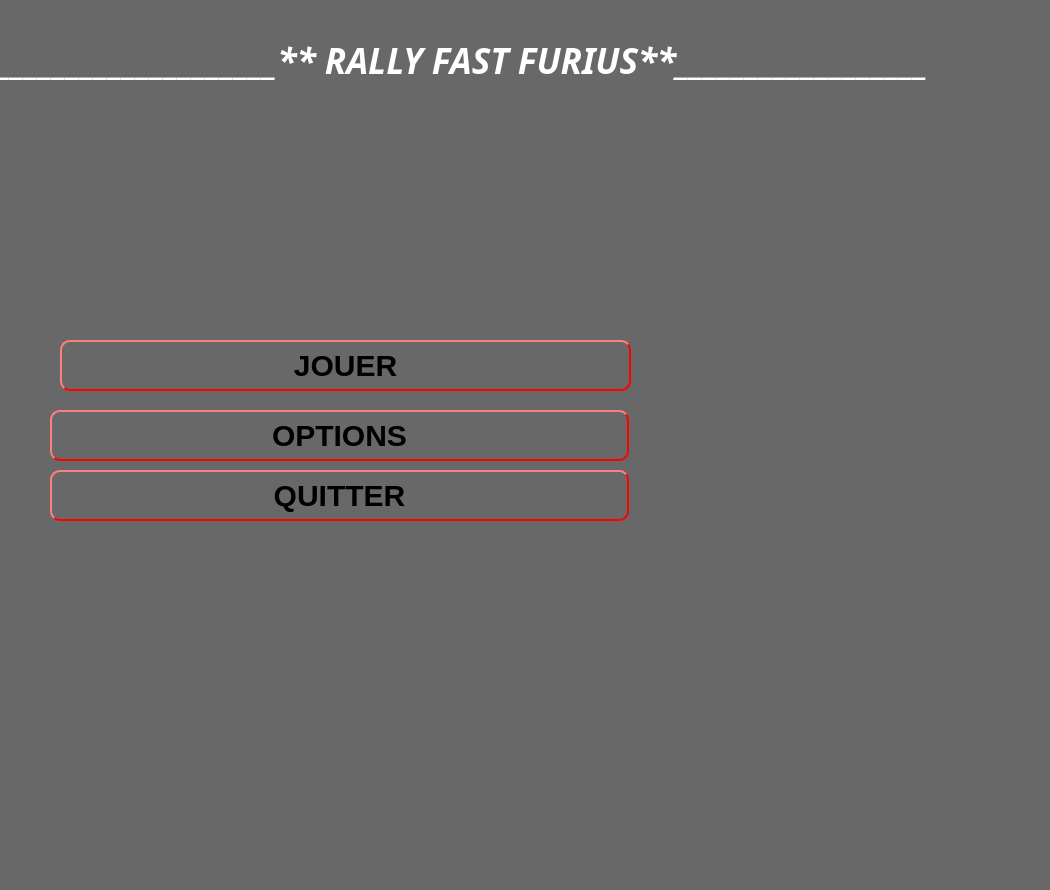
<?xml version="1.0" encoding="UTF-8"?>
<ui version="4.0">
 <class>Fenetre</class>
 <widget class="QWidget" name="Fenetre">
  <property name="geometry">
   <rect>
    <x>0</x>
    <y>0</y>
    <width>1050</width>
    <height>890</height>
   </rect>
  </property>
  <property name="maximumSize">
   <size>
    <width>16777215</width>
    <height>9154</height>
   </size>
  </property>
  <property name="mouseTracking">
   <bool>true</bool>
  </property>
  <property name="windowTitle">
   <string>Form</string>
  </property>
  <property name="windowIcon">
   <iconset>
    <normaloff>images/background/realracing3.jpg</normaloff>images/background/realracing3.jpg</iconset>
  </property>
  <property name="autoFillBackground">
   <bool>false</bool>
  </property>
  <property name="styleSheet">
   <string notr="true">QWidget {background-color: rgb(104, 104, 104);

}
QPushButton {
   /* background-color: beige;*/
    background: qlineargradient(x1: 0, y1: 0, x2: 0, y2: 1,
                                stop: 0 #D3D3D3, stop: 0.4 #D8D8D8,
                                stop: 0.5 #DDDDDD, stop: 1.0 #E1E1E1);
    border-style: outset;
    border-width: 2px;
    border-radius: 10px;
    border-color: red;
    font: bold  30px;
    min-width: 10em;
    padding: 6px;
}
QPushButton:hover {

    background-color:  rgb(104, 104, 104);
color: beige;
    border-style: inset;

}
QPushButton:pressed {

    background-color:  rgb(104, 104, 104);
color: beige;
    border-style: inset;

}</string>
  </property>
  <layout class="QVBoxLayout" name="verticalLayout">
   <property name="spacing">
    <number>0</number>
   </property>
   <property name="margin">
    <number>0</number>
   </property>
   <item>
    <widget class="QStackedWidget" name="stackedWidget">
     <property name="enabled">
      <bool>true</bool>
     </property>
     <property name="currentIndex">
      <number>0</number>
     </property>
     <widget class="QWidget" name="waccueil">
      <property name="styleSheet">
       <string notr="true">/*background-image: url('Z:/python_worksapce/Rally_Breizh_Furious/images/background/realracing3.jpg');
*/</string>
      </property>
      <widget class="QLabel" name="label_titre">
       <property name="geometry">
        <rect>
         <x>-190</x>
         <y>-30</y>
         <width>1292</width>
         <height>181</height>
        </rect>
       </property>
       <property name="font">
        <font>
         <family>Franklin Gothic Medium Cond</family>
         <pointsize>26</pointsize>
         <weight>75</weight>
         <italic>true</italic>
         <bold>true</bold>
         <underline>false</underline>
        </font>
       </property>
       <property name="styleSheet">
        <string notr="true">color: rgb(255, 255, 255);
background-color: rgba(255, 255, 255,0);</string>
       </property>
       <property name="text">
        <string>_____________________** RALLY FAST FURIUS**__________________</string>
       </property>
       <property name="alignment">
        <set>Qt::AlignCenter</set>
       </property>
      </widget>
      <widget class="QLabel" name="label">
       <property name="geometry">
        <rect>
         <x>0</x>
         <y>130</y>
         <width>1231</width>
         <height>781</height>
        </rect>
       </property>
       <property name="text">
        <string/>
       </property>
       <property name="pixmap">
        <pixmap>images/background/realracing3.jpg</pixmap>
       </property>
       <property name="scaledContents">
        <bool>true</bool>
       </property>
      </widget>
      <widget class="QPushButton" name="btnOptions">
       <property name="geometry">
        <rect>
         <x>50</x>
         <y>410</y>
         <width>579</width>
         <height>51</height>
        </rect>
       </property>
       <property name="text">
        <string>OPTIONS</string>
       </property>
      </widget>
      <widget class="QPushButton" name="btnQuitter">
       <property name="geometry">
        <rect>
         <x>50</x>
         <y>470</y>
         <width>579</width>
         <height>51</height>
        </rect>
       </property>
       <property name="font">
        <font>
         <pointsize>-1</pointsize>
         <weight>75</weight>
         <italic>false</italic>
         <bold>true</bold>
        </font>
       </property>
       <property name="text">
        <string>QUITTER</string>
       </property>
      </widget>
      <widget class="QPushButton" name="btnJouer">
       <property name="geometry">
        <rect>
         <x>60</x>
         <y>340</y>
         <width>571</width>
         <height>51</height>
        </rect>
       </property>
       <property name="text">
        <string>JOUER</string>
       </property>
      </widget>
      <zorder>label</zorder>
      <zorder>btnOptions</zorder>
      <zorder>btnQuitter</zorder>
      <zorder>label_titre</zorder>
      <zorder>btnJouer</zorder>
     </widget>
     <widget class="QWidget" name="joueurs">
      <widget class="QPushButton" name="btnJoueurs">
       <property name="geometry">
        <rect>
         <x>60</x>
         <y>340</y>
         <width>571</width>
         <height>51</height>
        </rect>
       </property>
       <property name="text">
        <string>1 JOUEUR</string>
       </property>
      </widget>
      <widget class="QPushButton" name="btonChoixOrdianateurs">
       <property name="geometry">
        <rect>
         <x>50</x>
         <y>490</y>
         <width>571</width>
         <height>51</height>
        </rect>
       </property>
       <property name="text">
        <string>ORDINATEURS</string>
       </property>
      </widget>
      <widget class="QLabel" name="label_2">
       <property name="geometry">
        <rect>
         <x>-250</x>
         <y>20</y>
         <width>1181</width>
         <height>81</height>
        </rect>
       </property>
       <property name="font">
        <font>
         <family>Franklin Gothic Medium</family>
         <pointsize>26</pointsize>
         <weight>75</weight>
         <italic>true</italic>
         <bold>true</bold>
        </font>
       </property>
       <property name="styleSheet">
        <string notr="true">color: rgb(255, 255, 255);</string>
       </property>
       <property name="text">
        <string>_____________________** RALLY FAST FURIUS**__________________</string>
       </property>
      </widget>
      <widget class="QLabel" name="labelbackground2">
       <property name="geometry">
        <rect>
         <x>-30</x>
         <y>140</y>
         <width>1401</width>
         <height>781</height>
        </rect>
       </property>
       <property name="text">
        <string/>
       </property>
       <property name="pixmap">
        <pixmap>images/background/realracing3.jpg</pixmap>
       </property>
       <property name="scaledContents">
        <bool>true</bool>
       </property>
      </widget>
      <widget class="QPushButton" name="pushButton_2">
       <property name="geometry">
        <rect>
         <x>60</x>
         <y>420</y>
         <width>571</width>
         <height>51</height>
        </rect>
       </property>
       <property name="text">
        <string>2 Joueurs</string>
       </property>
      </widget>
      <zorder>labelbackground2</zorder>
      <zorder>btnJoueurs</zorder>
      <zorder>btonChoixOrdianateurs</zorder>
      <zorder>label_2</zorder>
      <zorder>pushButton_2</zorder>
     </widget>
     <widget class="QWidget" name="voitures">
      <widget class="QLabel" name="label_3">
       <property name="geometry">
        <rect>
         <x>70</x>
         <y>70</y>
         <width>1244</width>
         <height>38</height>
        </rect>
       </property>
       <property name="font">
        <font>
         <family>Franklin Gothic Medium Cond</family>
         <pointsize>20</pointsize>
         <weight>75</weight>
         <italic>false</italic>
         <bold>true</bold>
         <underline>false</underline>
        </font>
       </property>
       <property name="styleSheet">
        <string notr="true">color: rgb(255, 255, 255);
background-color: rgba(255, 255, 255,0);</string>
       </property>
       <property name="text">
        <string>CHOISISSEZ VOTRE CAR </string>
       </property>
      </widget>
      <widget class="QPushButton" name="btnSuivant">
       <property name="geometry">
        <rect>
         <x>550</x>
         <y>820</y>
         <width>461</width>
         <height>51</height>
        </rect>
       </property>
       <property name="font">
        <font>
         <pointsize>-1</pointsize>
         <weight>75</weight>
         <italic>false</italic>
         <bold>true</bold>
        </font>
       </property>
       <property name="text">
        <string>SUIVANT &gt;</string>
       </property>
      </widget>
      <widget class="QPushButton" name="btnPrecedent">
       <property name="geometry">
        <rect>
         <x>20</x>
         <y>820</y>
         <width>496</width>
         <height>51</height>
        </rect>
       </property>
       <property name="font">
        <font>
         <pointsize>-1</pointsize>
         <weight>75</weight>
         <italic>false</italic>
         <bold>true</bold>
        </font>
       </property>
       <property name="text">
        <string>&lt; PRECEDENT</string>
       </property>
      </widget>
      <widget class="QLabel" name="label_4">
       <property name="geometry">
        <rect>
         <x>680</x>
         <y>200</y>
         <width>761</width>
         <height>38</height>
        </rect>
       </property>
       <property name="font">
        <font>
         <family>Franklin Gothic Medium Cond</family>
         <pointsize>20</pointsize>
         <weight>75</weight>
         <italic>false</italic>
         <bold>true</bold>
         <underline>false</underline>
        </font>
       </property>
       <property name="styleSheet">
        <string notr="true">color: rgb(255, 255, 255);
background-color: rgba(255, 255, 255,0);</string>
       </property>
       <property name="text">
        <string>VITESSE MAX:</string>
       </property>
      </widget>
      <widget class="QLabel" name="label_5">
       <property name="geometry">
        <rect>
         <x>690</x>
         <y>310</y>
         <width>761</width>
         <height>41</height>
        </rect>
       </property>
       <property name="font">
        <font>
         <family>Franklin Gothic Medium Cond</family>
         <pointsize>20</pointsize>
         <weight>75</weight>
         <italic>false</italic>
         <bold>true</bold>
         <underline>false</underline>
        </font>
       </property>
       <property name="styleSheet">
        <string notr="true">color: rgb(255, 255, 255);
background-color: rgba(255, 255, 255,0);</string>
       </property>
       <property name="text">
        <string>RESERVOIR:</string>
       </property>
      </widget>
      <widget class="QLabel" name="label_6">
       <property name="geometry">
        <rect>
         <x>870</x>
         <y>200</y>
         <width>761</width>
         <height>38</height>
        </rect>
       </property>
       <property name="font">
        <font>
         <family>Franklin Gothic Medium Cond</family>
         <pointsize>20</pointsize>
         <weight>75</weight>
         <italic>false</italic>
         <bold>true</bold>
         <underline>false</underline>
        </font>
       </property>
       <property name="styleSheet">
        <string notr="true">color: rgb(255, 255, 255);
background-color: rgba(255, 255, 255,0);</string>
       </property>
       <property name="text">
        <string>200km/h</string>
       </property>
      </widget>
      <widget class="QLabel" name="label_7">
       <property name="geometry">
        <rect>
         <x>870</x>
         <y>310</y>
         <width>761</width>
         <height>38</height>
        </rect>
       </property>
       <property name="font">
        <font>
         <family>Franklin Gothic Medium Cond</family>
         <pointsize>20</pointsize>
         <weight>75</weight>
         <italic>false</italic>
         <bold>true</bold>
         <underline>false</underline>
        </font>
       </property>
       <property name="styleSheet">
        <string notr="true">color: rgb(255, 255, 255);
background-color: rgba(255, 255, 255,0);</string>
       </property>
       <property name="text">
        <string>100L</string>
       </property>
      </widget>
      <widget class="QLabel" name="label_8">
       <property name="geometry">
        <rect>
         <x>140</x>
         <y>300</y>
         <width>201</width>
         <height>331</height>
        </rect>
       </property>
       <property name="text">
        <string/>
       </property>
       <property name="pixmap">
        <pixmap>images/car/v7.png</pixmap>
       </property>
       <property name="scaledContents">
        <bool>true</bool>
       </property>
      </widget>
     </widget>
     <widget class="QWidget" name="circuits">
      <widget class="QLabel" name="label_9">
       <property name="geometry">
        <rect>
         <x>40</x>
         <y>80</y>
         <width>1244</width>
         <height>38</height>
        </rect>
       </property>
       <property name="font">
        <font>
         <family>Franklin Gothic Medium Cond</family>
         <pointsize>20</pointsize>
         <weight>75</weight>
         <italic>false</italic>
         <bold>true</bold>
         <underline>false</underline>
        </font>
       </property>
       <property name="styleSheet">
        <string notr="true">color: rgb(255, 255, 255);
background-color: rgba(255, 255, 255,0);</string>
       </property>
       <property name="text">
        <string>CHOISISSEZ VOTRE CIRCUIT</string>
       </property>
      </widget>
      <widget class="QPushButton" name="btnSuivantCircuit">
       <property name="geometry">
        <rect>
         <x>550</x>
         <y>810</y>
         <width>496</width>
         <height>51</height>
        </rect>
       </property>
       <property name="font">
        <font>
         <pointsize>-1</pointsize>
         <weight>75</weight>
         <italic>false</italic>
         <bold>true</bold>
        </font>
       </property>
       <property name="text">
        <string>SUIVANT &gt;</string>
       </property>
      </widget>
      <widget class="QPushButton" name="btnPrecedentCircuit">
       <property name="geometry">
        <rect>
         <x>20</x>
         <y>810</y>
         <width>496</width>
         <height>51</height>
        </rect>
       </property>
       <property name="font">
        <font>
         <pointsize>-1</pointsize>
         <weight>75</weight>
         <italic>false</italic>
         <bold>true</bold>
        </font>
       </property>
       <property name="text">
        <string>&lt; PRECEDENT</string>
       </property>
      </widget>
      <widget class="QLabel" name="label_10">
       <property name="geometry">
        <rect>
         <x>170</x>
         <y>230</y>
         <width>601</width>
         <height>291</height>
        </rect>
       </property>
       <property name="text">
        <string/>
       </property>
       <property name="pixmap">
        <pixmap>images/motifs/road_bent.png</pixmap>
       </property>
       <property name="scaledContents">
        <bool>true</bool>
       </property>
      </widget>
     </widget>
     <widget class="QWidget" name="stackedWidgetPage4">
      <widget class="QLabel" name="label_11">
       <property name="geometry">
        <rect>
         <x>40</x>
         <y>70</y>
         <width>1244</width>
         <height>38</height>
        </rect>
       </property>
       <property name="font">
        <font>
         <family>Franklin Gothic Medium Cond</family>
         <pointsize>20</pointsize>
         <weight>75</weight>
         <italic>false</italic>
         <bold>true</bold>
         <underline>false</underline>
        </font>
       </property>
       <property name="styleSheet">
        <string notr="true">color: rgb(255, 255, 255);
background-color: rgba(255, 255, 255,0);</string>
       </property>
       <property name="text">
        <string>MEILLEUR SCORE</string>
       </property>
      </widget>
     </widget>
     <widget class="QWidget" name="wjeu">
      <layout class="QVBoxLayout" name="verticalLayout_4"/>
     </widget>
     <widget class="QWidget" name="wclassement">
      <property name="font">
       <font>
        <pointsize>12</pointsize>
       </font>
      </property>
      <widget class="QLabel" name="label_13">
       <property name="geometry">
        <rect>
         <x>10</x>
         <y>10</y>
         <width>1280</width>
         <height>60</height>
        </rect>
       </property>
       <property name="font">
        <font>
         <family>Franklin Gothic Medium Cond</family>
         <pointsize>20</pointsize>
         <weight>75</weight>
         <italic>false</italic>
         <bold>true</bold>
         <underline>false</underline>
        </font>
       </property>
       <property name="styleSheet">
        <string notr="true">color: rgb(255, 255, 255);
background-color: rgba(255, 255, 255,0);</string>
       </property>
       <property name="text">
        <string>Classement </string>
       </property>
      </widget>
      <widget class="QListView" name="listClassement">
       <property name="geometry">
        <rect>
         <x>20</x>
         <y>80</y>
         <width>971</width>
         <height>721</height>
        </rect>
       </property>
       <property name="font">
        <font>
         <pointsize>14</pointsize>
        </font>
       </property>
       <property name="styleSheet">
        <string notr="true">color: rgb(255, 255, 255);</string>
       </property>
      </widget>
      <widget class="QPushButton" name="btnMenu">
       <property name="geometry">
        <rect>
         <x>420</x>
         <y>830</y>
         <width>570</width>
         <height>51</height>
        </rect>
       </property>
       <property name="text">
        <string>Menu</string>
       </property>
      </widget>
     </widget>
     <widget class="QWidget" name="stackedWidgetPage7">
      <layout class="QVBoxLayout" name="verticalLayout_3"/>
     </widget>
    </widget>
   </item>
  </layout>
 </widget>
 <resources/>
 <connections>
  <connection>
   <sender>btnQuitter</sender>
   <signal>clicked()</signal>
   <receiver>Fenetre</receiver>
   <slot>close()</slot>
   <hints>
    <hint type="sourcelabel">
     <x>509</x>
     <y>872</y>
    </hint>
    <hint type="destinationlabel">
     <x>656</x>
     <y>449</y>
    </hint>
   </hints>
  </connection>
 </connections>
</ui>
